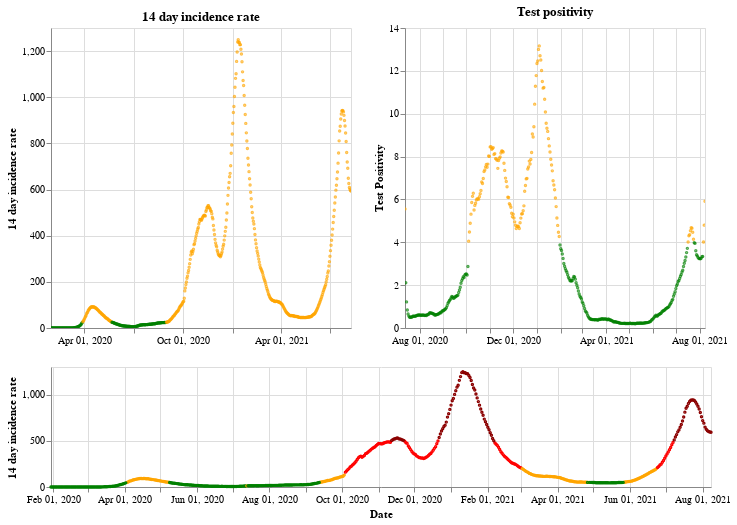

This figure's notebook cell:
### Markdown cell above
## England

### Code cell
plot_traffic_light('England')

### Figure 1 — Vega-Lite specification as saved in the notebook (floating-point values rounded to 4 significant figures; data arrays with more than 128 entries replaced by an {"elided": "..."} marker saying what was removed)
{"config": {"view": {"continuousWidth": 400, "continuousHeight": 300}}, "vconcat": [{"hconcat": [{"mark": {"type": "point", "size": 2}, "encoding": {"color": {"condition": {"value": "green", "test": "(datum.twoWeeklyCasesRate <= 25)"}, "value": "orange"}, "tooltip": [{"type": "nominal", "field": "areaName"}, {"type": "temporal", "field": "date"}, {"type": "quantitative", "field": "twoWeeklyCasesRate"}, {"type": "quantitative", "field": "testPositivity"}], "x": {"type": "temporal", "axis": {"title": ""}, "field": "date", "scale": {"domain": {"selection": "DateBrush"}}, "timeUnit": "yearmonthdate"}, "y": {"type": "quantitative", "axis": {"title": "14 day incidence rate"}, "field": "twoWeeklyCasesRate"}}, "title": "14 day incidence rate", "width": 300}, {"mark": {"type": "point", "size": 2}, "encoding": {"color": {"condition": {"value": "green", "test": "(datum.testPositivity <= 4)"}, "value": "orange"}, "tooltip": [{"type": "nominal", "field": "areaName"}, {"type": "temporal", "field": "date"}, {"type": "quantitative", "field": "twoWeeklyCasesRate"}, {"type": "quantitative", "field": "testPositivity"}], "x": {"type": "temporal", "axis": {"title": ""}, "field": "date", "scale": {"domain": {"selection": "DateBrush"}}, "timeUnit": "yearmonthdate"}, "y": {"type": "quantitative", "axis": {"title": "Test Positivity"}, "field": "testPositivity"}}, "title": "Test positivity", "width": 300}]}, {"layer": [{"mark": {"type": "point", "size": 2}, "encoding": {"color": {"condition": {"value": "orange", "test": "(((datum.testPositivity < 4) && (datum.twoWeeklyCasesRate >= 50)) && (datum.twoWeeklyCasesRate < 200))"}, "value": "red"}, "opacity": {"condition": {"value": 1, "test": "((datum.twoWeeklyCasesRate >= 50) && (datum.twoWeeklyCasesRate < 500))"}, "value": 0}, "tooltip": [{"type": "nominal", "field": "areaName"}, {"type": "temporal", "field": "date"}, {"type": "quantitative", "field": "twoWeeklyCasesRate"}, {"type": "quantitative", "field": "testPositivity"}], "x": {"type": "temporal", "axis": {"title": "Date"}, "field": "date", "timeUnit": "yearmonthdate"}, "y": {"type": "quantitative", "axis": {"title": "14 day incidence rate"}, "field": "twoWeeklyCasesRate"}}, "selection": {"DateBrush": {"type": "interval", "encodings": ["x"], "fields": ["Time"]}}}, {"mark": {"type": "point", "size": 2}, "encoding": {"color": {"value": "darkred"}, "opacity": {"condition": {"value": 1, "test": "(datum.twoWeeklyCasesRate >= 500)"}, "value": 0}, "tooltip": [{"type": "nominal", "field": "areaName"}, {"type": "temporal", "field": "date"}, {"type": "quantitative", "field": "twoWeeklyCasesRate"}, {"type": "quantitative", "field": "testPositivity"}], "x": {"type": "temporal", "axis": {"title": "Date"}, "field": "date", "timeUnit": "yearmonthdate"}, "y": {"type": "quantitative", "axis": {"title": "14 day incidence rate"}, "field": "twoWeeklyCasesRate"}}}, {"mark": {"type": "point", "size": 2}, "encoding": {"color": {"condition": {"value": "green", "test": "((datum.testPositivity < 4) && (datum.twoWeeklyCasesRate < 50))"}, "value": "orange"}, "opacity": {"condition": {"value": 1, "test": "(datum.twoWeeklyCasesRate < 50)"}, "value": 0}, "tooltip": [{"type": "nominal", "field": "areaName"}, {"type": "temporal", "field": "date"}, {"type": "quantitative", "field": "twoWeeklyCasesRate"}, {"type": "quantitative", "field": "testPositivity"}], "x": {"type": "temporal", "axis": {"title": "Date"}, "field": "date", "timeUnit": "yearmonthdate"}, "y": {"type": "quantitative", "axis": {"title": "14 day incidence rate"}, "field": "twoWeeklyCasesRate"}}}], "height": 120, "width": 660}], "data": {"name": "data-3cb1b42e44e4ded9cd5de8dc22b8c342"}, "$schema": "https://vega.github.io/schema/vega-lite/v4.8.1.json", "datasets": {"data-3cb1b42e44e4ded9cd5de8dc22b8c342": {"elided": "557 records"}}}
